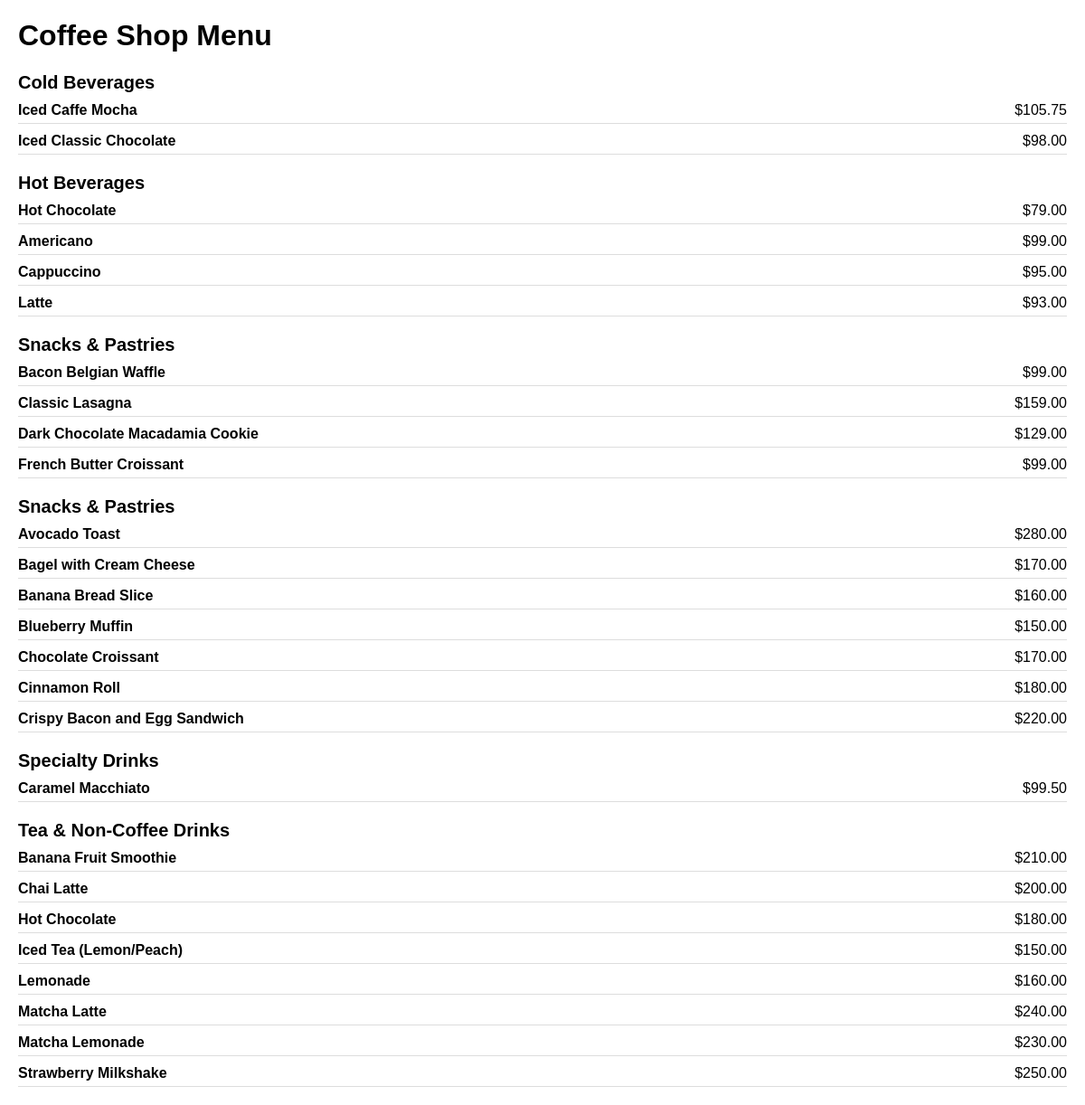
/common_user/index.php, run on the app's committed database.
### tables this page shows
CREATE TABLE `menu_items` (
  `item_id` int(11) NOT NULL,
  `item_name` varchar(255) NOT NULL,
  `item_category` varchar(100) NOT NULL,
  `item_desc` varchar(255) NOT NULL,
  `item_price` decimal(10,2) NOT NULL,
  `item_image` varchar(255) DEFAULT NULL,
  `status` enum('Active','Inactive') NOT NULL
);

### common_user/index.php (the view, shortened to what this page needs)
<?php
include 'db_config.php';
try {
    $stmt = $conn->query("SELECT * FROM menu_items ORDER BY item_category, item_name");
    $menu_items = $stmt->fetchAll(PDO::FETCH_ASSOC);
} catch (PDOException $e) {
    echo "Error: " . $e->getMessage();
    exit();
}
?>
<!DOCTYPE html>
<html lang="en">
<head>
</head>
<body>
    <h1>Coffee Shop Menu</h1>
    <?php
    $current_category = '';
    foreach ($menu_items as $item):
        if ($current_category !== $item['item_category']):
            $current_category = $item['item_category'];
            echo "<div class='category'>" . htmlspecialchars($current_category) . "</div>";
        endif;
    ?>
    <div class="item">
        <span class="item-name"><?= htmlspecialchars($item['item_name']) ?></span>
        <span class="item-price">$<?= number_format($item['item_price'], 2) ?></span>
    </div>
    <?php endforeach; ?>
</body>
</html>

### common_user/index.php (style rules this page uses)
body { font-family: Arial, sans-serif; margin: 20px; }
.category { margin-top: 20px; font-size: 20px; font-weight: bold; }
.item { margin: 5px 0; display: flex; justify-content: space-between; border-bottom: 1px solid #ddd; padding: 5px 0; }
.item-name { font-weight: bold; }

### data on the page
menu_items: item_category "Cold Beverages", item_name "Iced Caffe Mocha", item_price "105.75"
menu_items: item_name "Iced Classic Chocolate", item_price "98.00"
menu_items: item_category "Hot Beverages", item_name "Hot Chocolate", item_price "79.00"
menu_items: item_name "Americano", item_price "99.00"
menu_items: item_name "Cappuccino", item_price "95.00"
menu_items: item_name "Latte", item_price "93.00"
menu_items: item_category "Snacks & Pastries", item_name "Bacon Belgian Waffle", item_price "99.00"
menu_items: item_name "Classic Lasagna", item_price "159.00"
menu_items: item_name "Dark Chocolate Macadamia Cookie", item_price "129.00"
menu_items: item_name "French Butter Croissant", item_price "99.00"
menu_items: item_category "Snacks & Pastries", item_name "Avocado Toast", item_price "280.00"
menu_items: item_name "Bagel with Cream Cheese", item_price "170.00"
menu_items: item_name "Banana Bread Slice", item_price "160.00"
menu_items: item_name "Blueberry Muffin", item_price "150.00"
menu_items: item_name "Chocolate Croissant", item_price "170.00"
menu_items: item_name "Cinnamon Roll", item_price "180.00"
menu_items: item_name "Crispy Bacon and Egg Sandwich", item_price "220.00"
menu_items: item_category "Specialty Drinks", item_name "Caramel Macchiato", item_price "99.50"
menu_items: item_category "Tea & Non-Coffee Drinks", item_name "Banana Fruit Smoothie", item_price "210.00"
menu_items: item_name "Chai Latte", item_price "200.00"
menu_items: item_name "Hot Chocolate", item_price "180.00"
menu_items: item_name "Iced Tea (Lemon/Peach)", item_price "150.00"
menu_items: item_name "Lemonade", item_price "160.00"
menu_items: item_name "Matcha Latte", item_price "240.00"
menu_items: item_name "Matcha Lemonade", item_price "230.00"
menu_items: item_name "Strawberry Milkshake", item_price "250.00"
